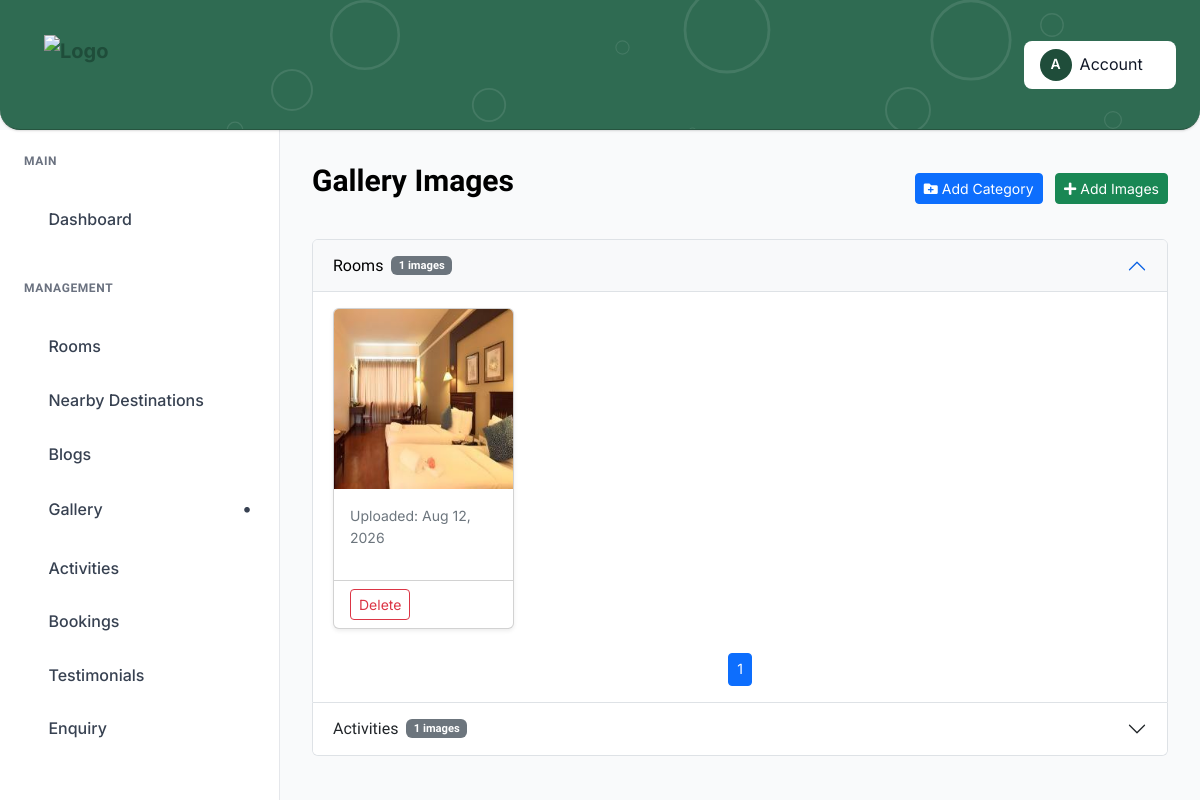
Before: /list-images/ with the older database file.
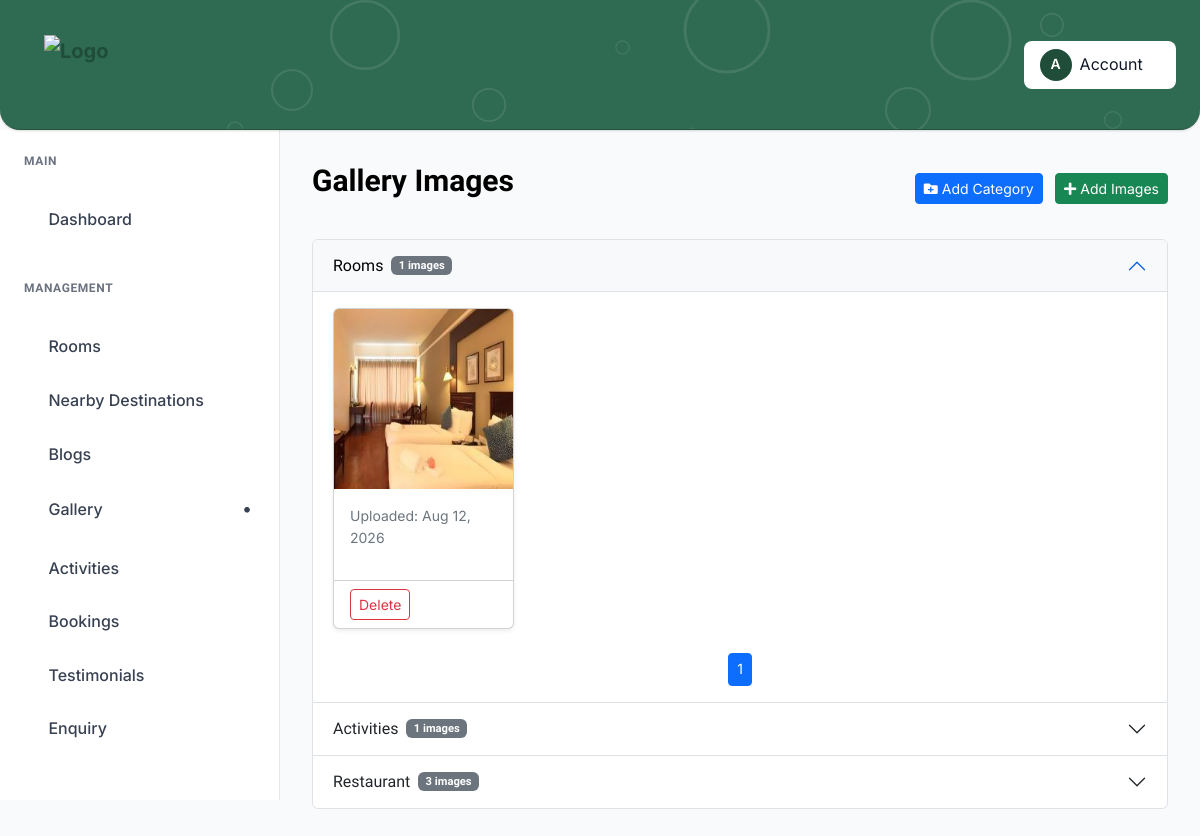
After: the same page with the newer database file.
### tandj_app/models.py (models this page shows, shortened)
class Category(models.Model):
    name = models.CharField(max_length=100, unique=True)
    created_at = models.DateTimeField(auto_now_add=True)
    class Meta:
        verbose_name_plural = "Categories"

class OptimizedImageModel(models.Model):
    image_fields = []  # override in child models
    class Meta:
        abstract = True

class GalleryImage(OptimizedImageModel):
    category = models.ForeignKey(
        Category, on_delete=models.CASCADE, related_name="images"
    )
    title = models.CharField(max_length=150, blank=True, null=True)
    image = models.ImageField(upload_to="gallery/")
    uploaded_at = models.DateTimeField(auto_now_add=True)
    image_fields = ["image"]

### tandj_app/views.py (the view)
# urls.py: path("list-images/", views.gallery_images, name="list_image"),
def gallery_images(request):
    categories = Category.objects.all().prefetch_related("images")
    category_pages = {}
    for category in categories:
        images_qs = category.images.all().order_by("-uploaded_at")
        paginator = Paginator(images_qs, 8)  # 8 images per page
        page_number = request.GET.get(f"page_{category.id}", 1)
        try:
            page_obj = paginator.page(page_number)
        except PageNotAnInteger:
            page_obj = paginator.page(1)
        except EmptyPage:
            page_obj = paginator.page(paginator.num_pages)
        category_pages[category.id] = page_obj
    return render(
        request,
        "admin_pages/image_list.html",
        {
            "categories": categories,
            "category_pages": category_pages,
        },
    )

### templates/admin_pages/image_list.html (shortened to what the changed rows need)
{% extends "admin_pages/base.html" %}
{% load static %}
{% block content %}
<div class="dashboard__form__wraper">
    <div class="accordion" id="categoriesAccordion">
        {% for category in categories %}
        <div class="accordion-item">
            <h2 class="accordion-header" id="heading{{ category.id }}">
                <button class="accordion-button {% if not forloop.first %}collapsed{% endif %}" type="button"
                        data-bs-toggle="collapse" data-bs-target="#collapse{{ category.id }}"
                        aria-expanded="{% if forloop.first %}true{% else %}false{% endif %}"
                        aria-controls="collapse{{ category.id }}">
                    {{ category.name }}
                    <span class="badge bg-secondary ms-2">{{ category.images.count }} images</span>
                </button>
            </h2>
            <div id="collapse{{ category.id }}"
                 class="accordion-collapse collapse {% if forloop.first %}show{% endif %}"
                 aria-labelledby="heading{{ category.id }}" data-bs-parent="#categoriesAccordion">
                <div class="accordion-body">
                    {% for cat_id, page_obj in category_pages.items %}
                        {% if cat_id == category.id %}
                            {% if page_obj.object_list %}
                            <div class="row">
                                {% for image in page_obj %}
                                <div class="col-md-3 col-sm-4 col-6 mb-4">
                                    <div class="card h-100 shadow-sm">
                                        <img src="{{ image.image.url }}"
                                             class="card-img-top"
                                             alt="{{ image.title|default:image.image.name }}"
                                             style="height: 180px; object-fit: cover;">
                                        <div class="card-body">
                                            <p class="text-muted small">Uploaded: {{ image.uploaded_at|date:"M d, Y" }}</p>
                                        </div>
                                        <div class="card-footer bg-transparent d-flex justify-content-between">
                                            <button class="btn btn-sm btn-outline-danger" data-bs-toggle="modal" data-bs-target="#deleteImageModal{{ image.id }}">Delete</button>
                                        </div>
                                    </div>
                                </div>
                                {% endfor %}
                            </div>
                            <nav>
                                <ul class="pagination pagination-sm justify-content-center">
                                    {% for num in page_obj.paginator.page_range %}
                                        {% if num <= page_obj.number|add:3 and num >= page_obj.number|add:-3 %}
                                            <li class="page-item {% if page_obj.number == num %}active{% endif %}">
                                                <a class="page-link" href="?page_{{ category.id }}={{ num }}">{{ num }}</a>
                                            </li>
                                        {% endif %}
                                    {% endfor %}
                                </ul>
                            </nav>
                            {% else %}
                            <p class="text-muted">No images found in this category.</p>
                            {% endif %}
                        {% endif %}
                    {% endfor %}
                </div>
            </div>
        </div>
        {% endfor %}
    </div>
</div>
{% endblock %}

Changed rows visible on the page:
added Category: name "Restaurant", images.count "3"
